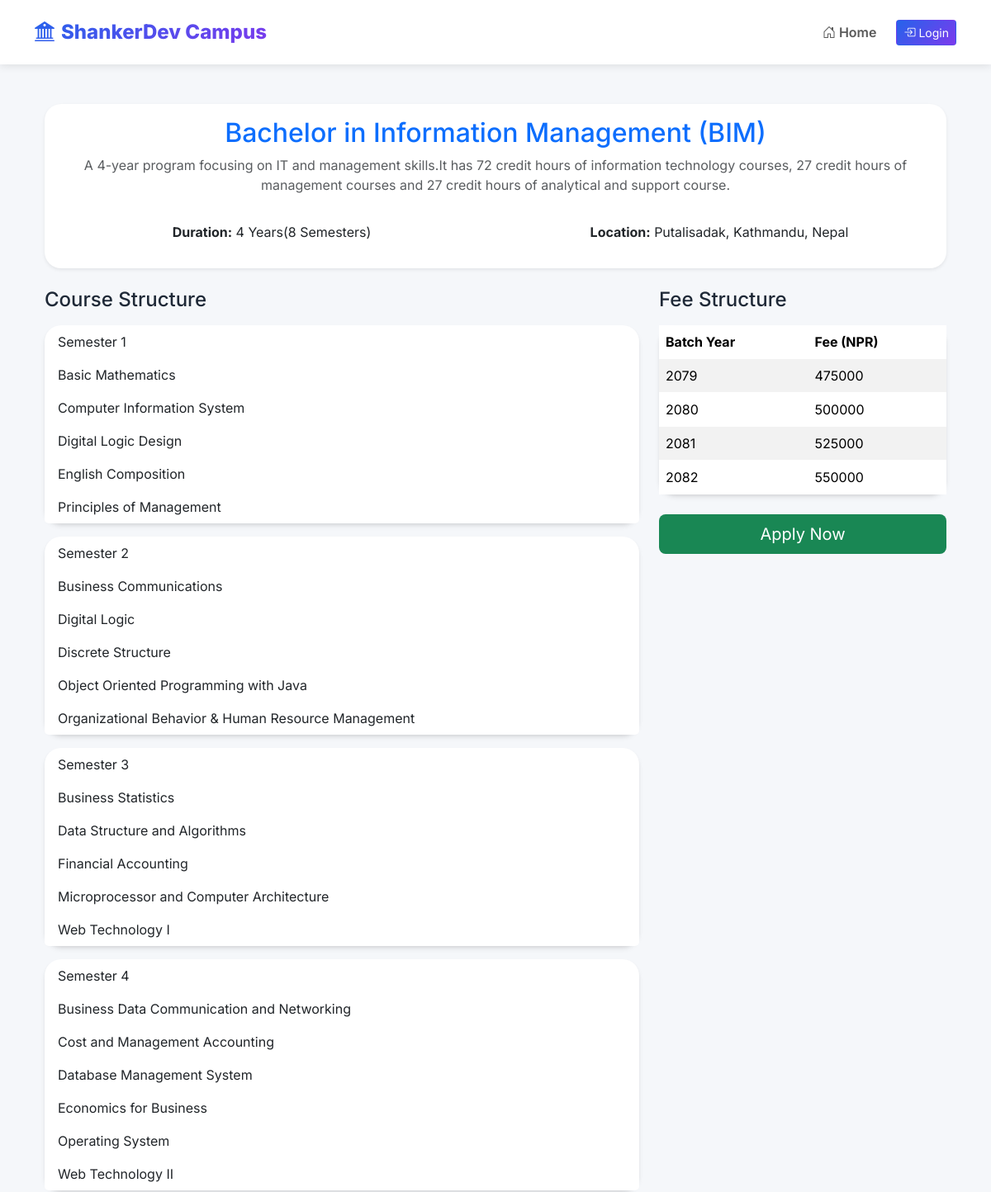
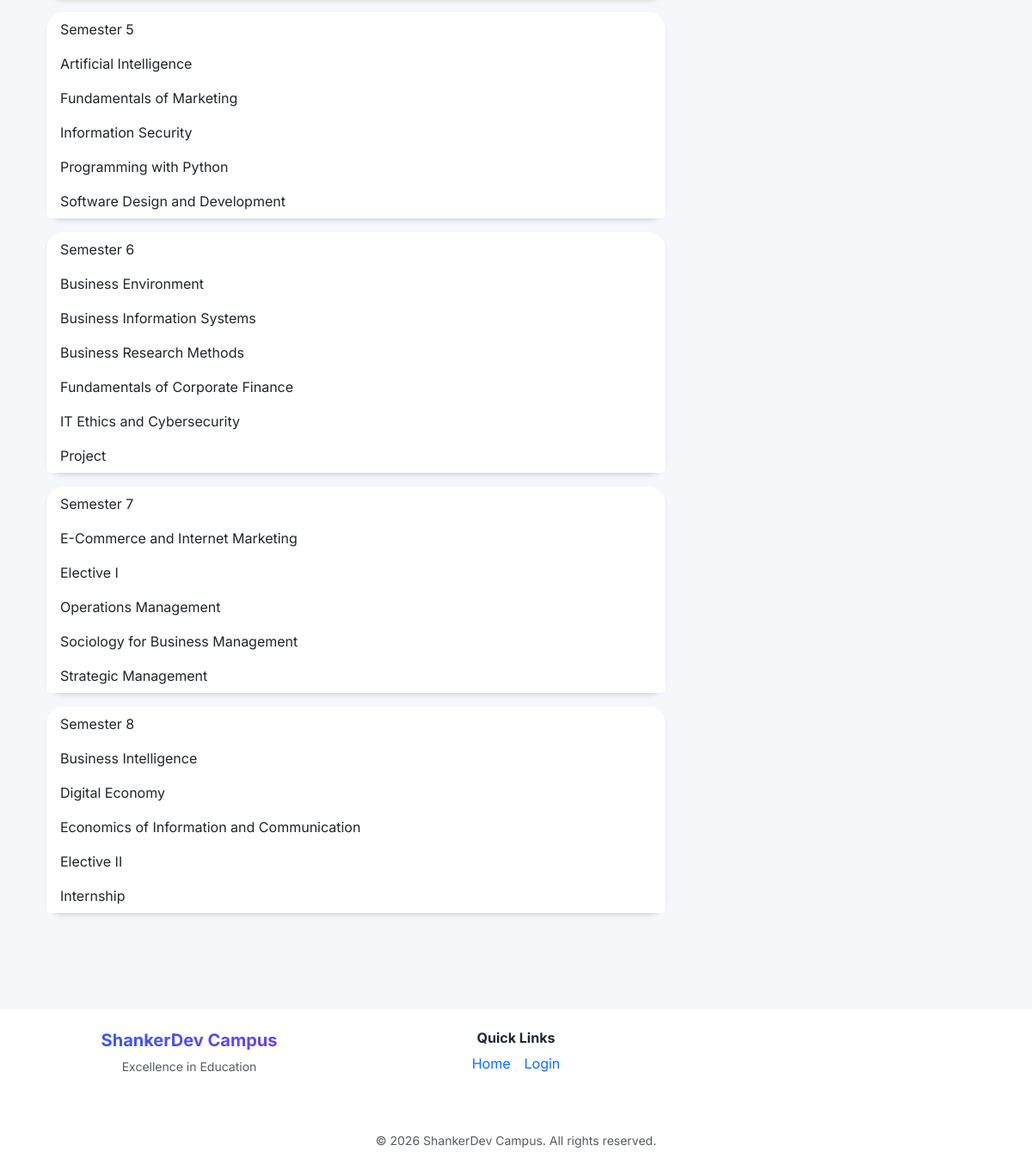
The page /campus/bim-course-details/ on the database its author committed (2 pictures, top to bottom).
### campus/models.py (models this page shows, shortened)
class Course(models.Model):
    name = models.CharField(max_length=100)
    description = models.CharField(max_length=500, default="No description available")
    duration = models.CharField(max_length=50, default="No Duration matched")
    location = models.CharField(max_length=200, default="Unknown location")
    available_seats = models.IntegerField(default=0)

class Subject(models.Model):
    name = models.CharField(max_length=100)
    faculty = models.ForeignKey(Faculty, on_delete=models.CASCADE)
    semester = models.IntegerField()

### campus/views.py (the view)
# urls.py: path('bim-course-details/', bim_course_details, name='bim_course_details'),
def bim_course_details(request):
    bim_course = Course.objects.filter(name__iexact='BIM').first()
    if not bim_course:
        bim_course = Course.objects.filter(name__icontains='bim').first()
    course_info = {
        'title': 'Bachelor in Information Management (BIM)',
        'description': 'A 4-year program focusing on IT and management skills.It has 72 credit hours of information technology courses, 27 credit hours of management courses and 27 credit hours of analytical and support course.',
        'duration': '4 Years(8 Semesters)',
        'location': 'Putalisadak, Kathmandu, Nepal',
        'additional_info': getattr(bim_course, 'additional_info', '') if bim_course else '',
    }
    subjects = Subject.objects.filter(faculty__name__icontains='BIM').order_by('semester', 'name')
    bim_subjects = {}
    for subject in subjects:
        if subject.semester not in bim_subjects:
            bim_subjects[subject.semester] = []
        bim_subjects[subject.semester].append(subject.name)
    bim_subjects = dict(sorted(bim_subjects.items()))
    fee_structure = {2079: 475000, 2080: 500000, 2081: 525000, 2082: 550000}
    context = {
        'course_info': course_info,
        'bim_subjects': bim_subjects,
        'fee_structure': fee_structure,
    }
    return render(request, 'campus/bim_course_details.html', context)

### myproject/context_processors.py (called while the page is built)
def college_context(request):  # Adjust name to match your setup
    return {
        'college_info': CollegeInfo.objects.first(),
        'events': Event.objects.all(),
    }

### campus/templates/campus/bim_course_details.html (shortened to what this page needs)
{% extends 'base.html' %}
{% load static %}
{% block content %}
<div class="container mt-4">
    <div class="card shadow-sm mb-4">
        <div class="card-body">
            <h2 class="card-title text-center text-primary">{{ course_info.title }}</h2>
            <p class="text-center text-muted">{{ course_info.description }}</p>
            <hr>
            <div class="row text-center">
                <div class="col-md-6">
                    <p><strong>Duration:</strong> {{ course_info.duration }}</p>
                </div>
                <div class="col-md-6">
                    <p><strong>Location:</strong> {{ course_info.location }}</p>
                </div>
            </div>
        </div>
    </div>
    <div class="row">
        <div class="col-md-8">
            <h4 class="mb-3">Course Structure</h4>
            {% for semester, subjects in bim_subjects.items %}
            <div class="card mb-3">
                <div class="card-header">
                    Semester {{ semester }}
                </div>
                <ul class="list-group list-group-flush">
                    {% for subject in subjects %}
                    <li class="list-group-item">{{ subject }}</li>
                    {% empty %}
                    <li class="list-group-item text-muted">No subjects listed.</li>
                    {% endfor %}
                </ul>
            </div>
            {% empty %}
            <p>No course structure available.</p>
            {% endfor %}
        </div>
        <div class="col-md-4">
            <h4 class="mb-3">Fee Structure</h4>
            <div class="card">
                <table class="table table-striped mb-0">
                    <thead>
                        <tr>
                            <th>Batch Year</th>
                            <th>Fee (NPR)</th>
                        </tr>
                    </thead>
                    <tbody>
                        {% for year, fee in fee_structure.items %}
                        <tr>
                            <td>{{ year }}</td>
                            <td>{{ fee }}</td>
                        </tr>
                        {% endfor %}
                    </tbody>
                </table>
            </div>
            <div class="mt-4 text-center">
                <a href="{% url 'login' %}" class="btn btn-lg btn-success w-100">Apply Now</a>
            </div>
        </div>
    </div>
</div>
{% endblock %}

### static/css/modern-styles.css (style rules this page uses)
:root { --primary-color: #2563eb; --secondary-color: #7c3aed; --success-color: #10b981; --danger-color: #ef4444; --warning-color: #f59e0b; --info-color: #06b6d4; --dark-color: #1f2937; --light-color: #f3f4f6; --card-shadow: 0 4px 6px -1px rgba(0, 0, 0, 0.1), 0 2px 4px -1px rgba(0, 0, 0, 0.06); --card-shadow-lg: 0 10px 15px -3px rgba(0, 0, 0, 0.1), 0 4px 6px -2px rgba(0, 0, 0, 0.05); --transition: all 0.3s cubic-bezier(0.4, 0, 0.2, 1); }
* { margin: 0; padding: 0; box-sizing: border-box; }
html { height: 100%; scroll-behavior: smooth; }
body { font-family: 'Inter', 'Segoe UI', 'Roboto', 'Oxygen', 'Ubuntu', 'Cantarell', sans-serif; background: #f5f7fa; min-height: 100vh; color: var(--dark-color); display: flex; flex-direction: column; }
.card { border: none !important; border-radius: 20px; box-shadow: var(--card-shadow); }
.card-header { border: none !important; background: transparent; }
.card, .card-body, .card-header, .card-footer, .list-group-item, .table, .alert, .modal-content, .nav-tabs, .nav-pills, .dropdown-menu { border: none !important; }
* { border-color: transparent !important; }
.list-group-item { transition: all 0.3s ease; }
html { scroll-behavior: smooth; }

### rows shown on the page
Course: location "Putalisadak, Kathmandu, Nepal"
Subject: subjects "Basic Mathematics"
Subject: subjects "Computer Information System"
Subject: subjects "Digital Logic Design"
Subject: subjects "English Composition"
Subject: subjects "Principles of Management"
Subject: subjects "Business Communications"
Subject: subjects "Digital Logic"
Subject: subjects "Discrete Structure"
Subject: subjects "Object Oriented Programming with Java"
Subject: subjects "Organizational Behavior & Human Resource Management"
Subject: subjects "Business Statistics"
Subject: subjects "Data Structure and Algorithms"
Subject: subjects "Financial Accounting"
Subject: subjects "Microprocessor and Computer Architecture"
Subject: subjects "Web Technology I"
Subject: subjects "Business Data Communication and Networking"
Subject: subjects "Cost and Management Accounting"
Subject: subjects "Database Management System"
Subject: subjects "Economics for Business"
Subject: subjects "Operating System"
Subject: subjects "Web Technology II"
Subject: subjects "Artificial Intelligence"
Subject: subjects "Fundamentals of Marketing"
Subject: subjects "Information Security"
Subject: subjects "Programming with Python"
Subject: subjects "Software Design and Development"
Subject: subjects "Business Environment"
Subject: subjects "Business Information Systems"
Subject: subjects "Business Research Methods"
Subject: subjects "Fundamentals of Corporate Finance"
Subject: subjects "IT Ethics and Cybersecurity"
Subject: subjects "Project"
Subject: subjects "E-Commerce and Internet Marketing"
Subject: subjects "Elective I"
Subject: subjects "Operations Management"
Subject: subjects "Sociology for Business Management"
Subject: subjects "Strategic Management"
Subject: subjects "Business Intelligence"
Subject: subjects "Digital Economy"
Subject: subjects "Economics of Information and Communication"
Subject: subjects "Elective II"
Subject: subjects "Internship"

### other values the page prints
{{ course_info.title }} "Bachelor in Information Management (BIM)"
{{ course_info.duration }} "4 Years(8 Semesters)"
{{ semester }} "1" "2" "3" "4" "5" "6" "7" "8"
{{ year }} "2079" "2080" "2081" "2082"
{{ fee }} "475000" "500000" "525000" "550000"
